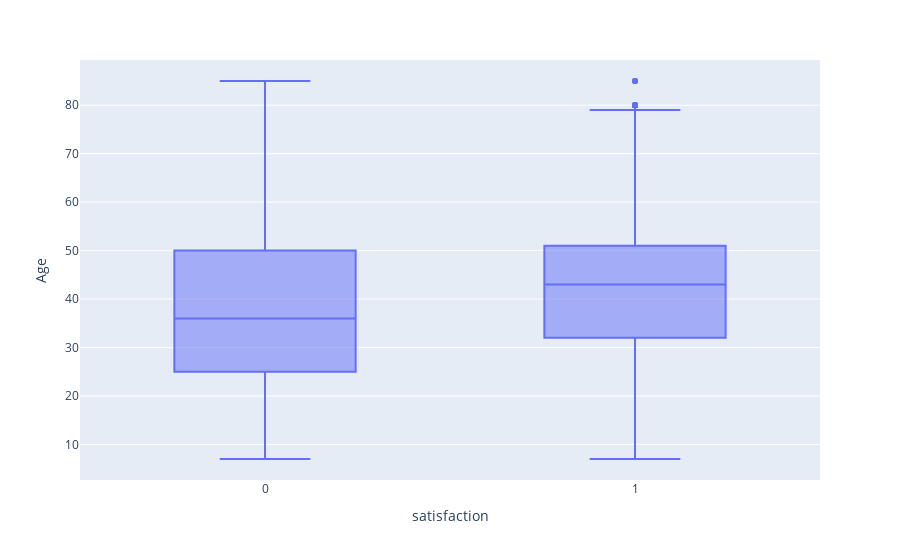

Write notebook code for a chart like this one.
### Code cell
px.box(df_airline_sat, x='satisfaction', y='Age')

### Figure 1 — Plotly figure (JSON) as saved in the notebook; plotly's stock layout.template omitted (floating-point values rounded to 4 significant figures; data arrays with more than 128 entries replaced by an {"elided": "..."} marker saying what was removed)
{"data": [{"alignmentgroup": "True", "hovertemplate": "satisfaction=%{x}<br>Age=%{y}<extra></extra>", "legendgroup": "", "marker": {"color": "#636efa"}, "name": "", "notched": false, "offsetgroup": "", "orientation": "v", "showlegend": false, "type": "box", "x": {"elided": "103904 int values"}, "x0": " ", "xaxis": "x", "y": {"elided": "103904 int values"}, "y0": " ", "yaxis": "y"}], "layout": {"boxmode": "group", "legend": {"tracegroupgap": 0}, "margin": {"t": 60}, "xaxis": {"anchor": "y", "domain": [0, 1], "title": {"text": "satisfaction"}}, "yaxis": {"anchor": "x", "domain": [0, 1], "title": {"text": "Age"}}}}
